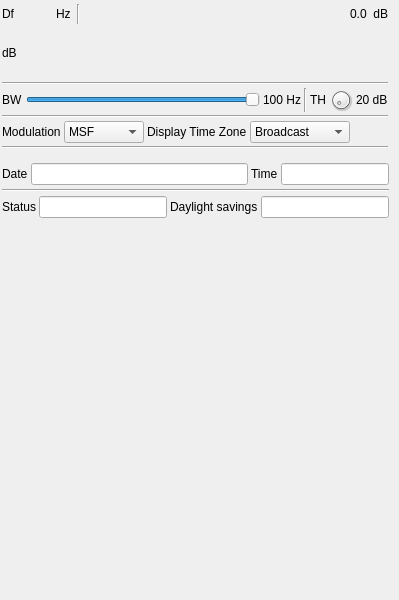
<?xml version="1.0" encoding="UTF-8"?>
<ui version="4.0">
 <class>RadioClockGUI</class>
 <widget class="RollupContents" name="RadioClockGUI">
  <property name="geometry">
   <rect>
    <x>0</x>
    <y>0</y>
    <width>399</width>
    <height>600</height>
   </rect>
  </property>
  <property name="sizePolicy">
   <sizepolicy hsizetype="Expanding" vsizetype="Preferred">
    <horstretch>0</horstretch>
    <verstretch>0</verstretch>
   </sizepolicy>
  </property>
  <property name="minimumSize">
   <size>
    <width>352</width>
    <height>0</height>
   </size>
  </property>
  <property name="font">
   <font>
    <family>Liberation Sans</family>
    <pointsize>9</pointsize>
   </font>
  </property>
  <property name="focusPolicy">
   <enum>Qt::StrongFocus</enum>
  </property>
  <property name="windowTitle">
   <string>Radio Clock</string>
  </property>
  <widget class="QWidget" name="settingsContainer" native="true">
   <property name="geometry">
    <rect>
     <x>0</x>
     <y>0</y>
     <width>390</width>
     <height>151</height>
    </rect>
   </property>
   <property name="minimumSize">
    <size>
     <width>350</width>
     <height>0</height>
    </size>
   </property>
   <property name="windowTitle">
    <string>Settings</string>
   </property>
   <layout class="QVBoxLayout" name="verticalLayout">
    <property name="spacing">
     <number>3</number>
    </property>
    <property name="leftMargin">
     <number>2</number>
    </property>
    <property name="topMargin">
     <number>2</number>
    </property>
    <property name="rightMargin">
     <number>2</number>
    </property>
    <property name="bottomMargin">
     <number>2</number>
    </property>
    <item>
     <layout class="QHBoxLayout" name="powLayout">
      <property name="topMargin">
       <number>2</number>
      </property>
      <item>
       <widget class="QLabel" name="deltaFrequencyLabel">
        <property name="minimumSize">
         <size>
          <width>16</width>
          <height>0</height>
         </size>
        </property>
        <property name="text">
         <string>Df</string>
        </property>
       </widget>
      </item>
      <item>
       <widget class="ValueDialZ" name="deltaFrequency" native="true">
        <property name="sizePolicy">
         <sizepolicy hsizetype="Maximum" vsizetype="Maximum">
          <horstretch>0</horstretch>
          <verstretch>0</verstretch>
         </sizepolicy>
        </property>
        <property name="minimumSize">
         <size>
          <width>32</width>
          <height>16</height>
         </size>
        </property>
        <property name="font">
         <font>
          <family>Liberation Mono</family>
          <pointsize>12</pointsize>
         </font>
        </property>
        <property name="cursor">
         <cursorShape>PointingHandCursor</cursorShape>
        </property>
        <property name="focusPolicy">
         <enum>Qt::StrongFocus</enum>
        </property>
        <property name="toolTip">
         <string>Demod shift frequency from center in Hz</string>
        </property>
       </widget>
      </item>
      <item>
       <widget class="QLabel" name="deltaUnits">
        <property name="text">
         <string>Hz </string>
        </property>
       </widget>
      </item>
      <item>
       <widget class="Line" name="line">
        <property name="orientation">
         <enum>Qt::Vertical</enum>
        </property>
       </widget>
      </item>
      <item>
       <spacer name="horizontalSpacer">
        <property name="orientation">
         <enum>Qt::Horizontal</enum>
        </property>
        <property name="sizeHint" stdset="0">
         <size>
          <width>40</width>
          <height>20</height>
         </size>
        </property>
       </spacer>
      </item>
      <item>
       <layout class="QHBoxLayout" name="channelPowerLayout">
        <item>
         <widget class="QLabel" name="channelPower">
          <property name="toolTip">
           <string>Channel power</string>
          </property>
          <property name="layoutDirection">
           <enum>Qt::RightToLeft</enum>
          </property>
          <property name="text">
           <string>0.0</string>
          </property>
         </widget>
        </item>
        <item>
         <widget class="QLabel" name="channelPowerUnits">
          <property name="text">
           <string> dB</string>
          </property>
         </widget>
        </item>
       </layout>
      </item>
     </layout>
    </item>
    <item>
     <layout class="QHBoxLayout" name="powerLayout">
      <item>
       <widget class="QLabel" name="channelPowerMeterUnits">
        <property name="text">
         <string>dB</string>
        </property>
       </widget>
      </item>
      <item>
       <widget class="LevelMeterSignalDB" name="channelPowerMeter" native="true">
        <property name="sizePolicy">
         <sizepolicy hsizetype="Expanding" vsizetype="MinimumExpanding">
          <horstretch>0</horstretch>
          <verstretch>0</verstretch>
         </sizepolicy>
        </property>
        <property name="minimumSize">
         <size>
          <width>0</width>
          <height>24</height>
         </size>
        </property>
        <property name="font">
         <font>
          <family>Liberation Mono</family>
          <pointsize>8</pointsize>
         </font>
        </property>
        <property name="toolTip">
         <string>Level meter (dB) top trace: average, bottom trace: instantaneous peak, tip: peak hold</string>
        </property>
       </widget>
      </item>
     </layout>
    </item>
    <item>
     <widget class="Line" name="line_5">
      <property name="orientation">
       <enum>Qt::Horizontal</enum>
      </property>
     </widget>
    </item>
    <item>
     <layout class="QHBoxLayout" name="demodLayout1">
      <item>
       <widget class="QLabel" name="rfBWLabel">
        <property name="text">
         <string>BW</string>
        </property>
       </widget>
      </item>
      <item>
       <widget class="QSlider" name="rfBW">
        <property name="sizePolicy">
         <sizepolicy hsizetype="Expanding" vsizetype="Minimum">
          <horstretch>0</horstretch>
          <verstretch>0</verstretch>
         </sizepolicy>
        </property>
        <property name="minimumSize">
         <size>
          <width>0</width>
          <height>0</height>
         </size>
        </property>
        <property name="toolTip">
         <string>RF bandwidth</string>
        </property>
        <property name="minimum">
         <number>1</number>
        </property>
        <property name="maximum">
         <number>100</number>
        </property>
        <property name="pageStep">
         <number>1</number>
        </property>
        <property name="value">
         <number>100</number>
        </property>
        <property name="orientation">
         <enum>Qt::Horizontal</enum>
        </property>
       </widget>
      </item>
      <item>
       <widget class="QLabel" name="rfBWText">
        <property name="minimumSize">
         <size>
          <width>30</width>
          <height>0</height>
         </size>
        </property>
        <property name="text">
         <string>100 Hz</string>
        </property>
        <property name="alignment">
         <set>Qt::AlignRight|Qt::AlignTrailing|Qt::AlignVCenter</set>
        </property>
       </widget>
      </item>
      <item>
       <widget class="Line" name="line_7">
        <property name="orientation">
         <enum>Qt::Vertical</enum>
        </property>
       </widget>
      </item>
      <item>
       <widget class="QLabel" name="thresholdLabel">
        <property name="text">
         <string>TH</string>
        </property>
       </widget>
      </item>
      <item>
       <widget class="QDial" name="threshold">
        <property name="maximumSize">
         <size>
          <width>24</width>
          <height>24</height>
         </size>
        </property>
        <property name="toolTip">
         <string>Data threshold in dB below average carrier level</string>
        </property>
        <property name="minimum">
         <number>1</number>
        </property>
        <property name="maximum">
         <number>20</number>
        </property>
        <property name="singleStep">
         <number>1</number>
        </property>
        <property name="pageStep">
         <number>1</number>
        </property>
        <property name="value">
         <number>1</number>
        </property>
       </widget>
      </item>
      <item>
       <widget class="QLabel" name="thresholdText">
        <property name="text">
         <string>20 dB</string>
        </property>
       </widget>
      </item>
     </layout>
    </item>
    <item>
     <widget class="Line" name="line_6">
      <property name="orientation">
       <enum>Qt::Horizontal</enum>
      </property>
     </widget>
    </item>
    <item>
     <layout class="QHBoxLayout" name="demodLayout2">
      <item>
       <widget class="QLabel" name="modulationLabel">
        <property name="text">
         <string>Modulation</string>
        </property>
       </widget>
      </item>
      <item>
       <widget class="QComboBox" name="modulation">
        <property name="minimumSize">
         <size>
          <width>80</width>
          <height>0</height>
         </size>
        </property>
        <property name="toolTip">
         <string>Modulation of the radio clock transmission</string>
        </property>
        <item>
         <property name="text">
          <string>MSF</string>
         </property>
        </item>
        <item>
         <property name="text">
          <string>DCF77</string>
         </property>
        </item>
        <item>
         <property name="text">
          <string>TDF</string>
         </property>
        </item>
        <item>
         <property name="text">
          <string>WWVB</string>
         </property>
        </item>
       </widget>
      </item>
      <item>
       <widget class="QLabel" name="timezoneLabel">
        <property name="text">
         <string>Display Time Zone</string>
        </property>
       </widget>
      </item>
      <item>
       <widget class="QComboBox" name="timezone">
        <property name="minimumSize">
         <size>
          <width>100</width>
          <height>0</height>
         </size>
        </property>
        <property name="toolTip">
         <string>Timezone to display the received time in</string>
        </property>
        <item>
         <property name="text">
          <string>Broadcast</string>
         </property>
        </item>
        <item>
         <property name="text">
          <string>Local</string>
         </property>
        </item>
        <item>
         <property name="text">
          <string>UTC</string>
         </property>
        </item>
       </widget>
      </item>
      <item>
       <spacer name="horizontalSpacer_4">
        <property name="orientation">
         <enum>Qt::Horizontal</enum>
        </property>
        <property name="sizeHint" stdset="0">
         <size>
          <width>40</width>
          <height>20</height>
         </size>
        </property>
       </spacer>
      </item>
     </layout>
    </item>
    <item>
     <widget class="Line" name="line_3">
      <property name="orientation">
       <enum>Qt::Horizontal</enum>
      </property>
     </widget>
    </item>
   </layout>
  </widget>
  <widget class="QWidget" name="clockContainer" native="true">
   <property name="geometry">
    <rect>
     <x>0</x>
     <y>160</y>
     <width>391</width>
     <height>61</height>
    </rect>
   </property>
   <property name="windowTitle">
    <string>Clock</string>
   </property>
   <layout class="QVBoxLayout" name="verticalLayout_2">
    <property name="spacing">
     <number>3</number>
    </property>
    <property name="leftMargin">
     <number>2</number>
    </property>
    <property name="topMargin">
     <number>2</number>
    </property>
    <property name="rightMargin">
     <number>2</number>
    </property>
    <property name="bottomMargin">
     <number>2</number>
    </property>
    <item>
     <layout class="QHBoxLayout" name="clockLayout">
      <item>
       <widget class="QLabel" name="dateLabel">
        <property name="text">
         <string>Date</string>
        </property>
       </widget>
      </item>
      <item>
       <widget class="QLineEdit" name="date">
        <property name="minimumSize">
         <size>
          <width>70</width>
          <height>0</height>
         </size>
        </property>
        <property name="toolTip">
         <string>Date</string>
        </property>
        <property name="text">
         <string/>
        </property>
        <property name="readOnly">
         <bool>true</bool>
        </property>
       </widget>
      </item>
      <item>
       <widget class="QLabel" name="timeLabel">
        <property name="text">
         <string>Time</string>
        </property>
       </widget>
      </item>
      <item>
       <widget class="QLineEdit" name="time">
        <property name="sizePolicy">
         <sizepolicy hsizetype="Fixed" vsizetype="Fixed">
          <horstretch>0</horstretch>
          <verstretch>0</verstretch>
         </sizepolicy>
        </property>
        <property name="minimumSize">
         <size>
          <width>40</width>
          <height>0</height>
         </size>
        </property>
        <property name="toolTip">
         <string>Time</string>
        </property>
        <property name="text">
         <string/>
        </property>
        <property name="readOnly">
         <bool>true</bool>
        </property>
       </widget>
      </item>
     </layout>
    </item>
    <item>
     <widget class="Line" name="line_2">
      <property name="orientation">
       <enum>Qt::Horizontal</enum>
      </property>
     </widget>
    </item>
    <item>
     <layout class="QHBoxLayout" name="statusLayout">
      <item>
       <widget class="QLabel" name="statusLabel">
        <property name="text">
         <string>Status</string>
        </property>
       </widget>
      </item>
      <item>
       <widget class="QLineEdit" name="status">
        <property name="minimumSize">
         <size>
          <width>100</width>
          <height>0</height>
         </size>
        </property>
        <property name="toolTip">
         <string>Demodulator status</string>
        </property>
        <property name="text">
         <string/>
        </property>
        <property name="readOnly">
         <bool>true</bool>
        </property>
       </widget>
      </item>
      <item>
       <widget class="QLabel" name="dstLabel">
        <property name="text">
         <string>Daylight savings</string>
        </property>
       </widget>
      </item>
      <item>
       <widget class="QLineEdit" name="dst">
        <property name="minimumSize">
         <size>
          <width>100</width>
          <height>0</height>
         </size>
        </property>
        <property name="toolTip">
         <string>Demodulator status</string>
        </property>
        <property name="text">
         <string/>
        </property>
        <property name="readOnly">
         <bool>true</bool>
        </property>
       </widget>
      </item>
     </layout>
    </item>
   </layout>
  </widget>
  <widget class="QWidget" name="scopeContainer" native="true">
   <property name="geometry">
    <rect>
     <x>20</x>
     <y>250</y>
     <width>351</width>
     <height>341</height>
    </rect>
   </property>
   <property name="windowTitle">
    <string>Waveforms</string>
   </property>
   <layout class="QVBoxLayout" name="transmittedLayout_2">
    <property name="spacing">
     <number>2</number>
    </property>
    <property name="leftMargin">
     <number>3</number>
    </property>
    <property name="topMargin">
     <number>3</number>
    </property>
    <property name="rightMargin">
     <number>3</number>
    </property>
    <property name="bottomMargin">
     <number>3</number>
    </property>
    <item>
     <widget class="GLScope" name="glScope" native="true">
      <property name="minimumSize">
       <size>
        <width>200</width>
        <height>250</height>
       </size>
      </property>
      <property name="font">
       <font>
        <family>Liberation Mono</family>
        <pointsize>8</pointsize>
       </font>
      </property>
     </widget>
    </item>
    <item>
     <widget class="GLScopeGUI" name="scopeGUI" native="true"/>
    </item>
   </layout>
  </widget>
 </widget>
 <customwidgets>
  <customwidget>
   <class>RollupContents</class>
   <extends>QWidget</extends>
   <header>gui/rollupcontents.h</header>
   <container>1</container>
  </customwidget>
  <customwidget>
   <class>ValueDialZ</class>
   <extends>QWidget</extends>
   <header>gui/valuedialz.h</header>
   <container>1</container>
  </customwidget>
  <customwidget>
   <class>LevelMeterSignalDB</class>
   <extends>QWidget</extends>
   <header>gui/levelmeter.h</header>
   <container>1</container>
  </customwidget>
  <customwidget>
   <class>GLScope</class>
   <extends>QWidget</extends>
   <header>gui/glscope.h</header>
   <container>1</container>
  </customwidget>
  <customwidget>
   <class>GLScopeGUI</class>
   <extends>QWidget</extends>
   <header>gui/glscopegui.h</header>
   <container>1</container>
  </customwidget>
 </customwidgets>
 <tabstops>
  <tabstop>deltaFrequency</tabstop>
  <tabstop>rfBW</tabstop>
  <tabstop>threshold</tabstop>
  <tabstop>modulation</tabstop>
  <tabstop>timezone</tabstop>
  <tabstop>date</tabstop>
  <tabstop>time</tabstop>
 </tabstops>
 <resources>
  <include location="../../../sdrgui/resources/res.qrc"/>
 </resources>
 <connections/>
</ui>
